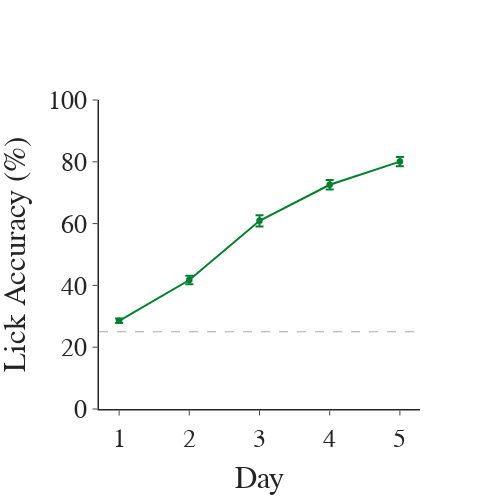

The code cell stored with this chart in its notebook:
### Markdown cell above
### Circle track rewards and lick accuracy across the first five days.

### Code cell
## Plot 5th lick accuracy across days
fig = pf.plot_behavior_across_days(ct_df, x_var='day', y_var='lick_accuracy', groupby_var=['day'], plot_transitions=None,
                                   marker_color=avg_color, avg_color=avg_color, expert_line=False, chance=True, symbols=['circle'],
                                   x_title='Day', y_title='Lick Accuracy (%)', titles=[''], 
                                   plot_datapoints=False, height=500, width=500)
fig.update_yaxes(range=[0, 100])
fig.show()
fig.write_image(pjoin(fig_path, 'lick_accuracy_across_days.png'), width=500, height=500)

### Figure 1 — Plotly figure (JSON) as saved in the notebook; plotly's stock layout.template omitted (floating-point values rounded to 4 significant figures)
{"data": [{"error_y": {"array": [0.7306, 1.363, 1.812, 1.523, 1.509], "type": "data"}, "line": {"color": "#00802D"}, "marker": {"size": 6.5, "symbol": ["circle"]}, "mode": "lines+markers", "showlegend": false, "type": "scatter", "x": [1, 2, 3, 4, 5], "y": [28.52, 41.74, 60.91, 72.56, 80.07]}], "layout": {"font": {"family": "Arial", "size": 26}, "height": 500, "shapes": [{"line": {"color": "darkgrey", "dash": "dash", "width": 1}, "opacity": 1, "type": "line", "x0": 0, "x1": 1, "xref": "x domain", "y0": 25, "y1": 25, "yref": "y"}], "title": {"x": 0.5, "xanchor": "center", "y": 0.9, "yanchor": "top"}, "width": 500, "xaxis": {"anchor": "y", "domain": [0, 1], "linewidth": 1.5, "title": {"text": "Day"}}, "yaxis": {"anchor": "x", "domain": [0, 1], "linewidth": 1.5, "range": [0, 100], "title": {"text": "Lick Accuracy (%)"}}}}
